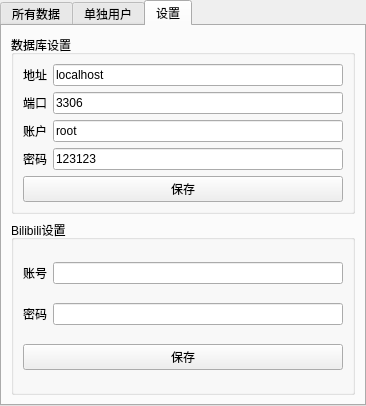
<?xml version="1.0" encoding="UTF-8"?>
<ui version="4.0">
 <class>MainWindow</class>
 <widget class="QMainWindow" name="MainWindow">
  <property name="enabled">
   <bool>true</bool>
  </property>
  <property name="geometry">
   <rect>
    <x>0</x>
    <y>0</y>
    <width>366</width>
    <height>406</height>
   </rect>
  </property>
  <property name="windowTitle">
   <string>Bili数据可视化UI</string>
  </property>
  <widget class="QWidget" name="centralwidget">
   <layout class="QHBoxLayout" name="horizontalLayout">
    <property name="spacing">
     <number>7</number>
    </property>
    <property name="sizeConstraint">
     <enum>QLayout::SetDefaultConstraint</enum>
    </property>
    <property name="leftMargin">
     <number>0</number>
    </property>
    <property name="topMargin">
     <number>0</number>
    </property>
    <property name="rightMargin">
     <number>0</number>
    </property>
    <property name="bottomMargin">
     <number>0</number>
    </property>
    <item>
     <widget class="QTabWidget" name="tabWidget">
      <property name="currentIndex">
       <number>2</number>
      </property>
      <widget class="QWidget" name="tab">
       <attribute name="title">
        <string>所有数据</string>
       </attribute>
       <layout class="QVBoxLayout" name="verticalLayout">
        <item>
         <widget class="QPushButton" name="pushButton_5">
          <property name="text">
           <string>可视化分析</string>
          </property>
         </widget>
        </item>
        <item>
         <widget class="QPushButton" name="pushButton_4">
          <property name="text">
           <string>导出CSV文件</string>
          </property>
         </widget>
        </item>
       </layout>
      </widget>
      <widget class="QWidget" name="tab_2">
       <attribute name="title">
        <string>单独用户</string>
       </attribute>
       <layout class="QVBoxLayout" name="verticalLayout_5" stretch="0,0,0,0">
        <item>
         <layout class="QHBoxLayout" name="horizontalLayout_2">
          <item>
           <widget class="QLabel" name="label_8">
            <property name="text">
             <string>B站UID</string>
            </property>
           </widget>
          </item>
          <item>
           <widget class="QLineEdit" name="lineEdit_7">
            <property name="sizePolicy">
             <sizepolicy hsizetype="Expanding" vsizetype="Fixed">
              <horstretch>0</horstretch>
              <verstretch>0</verstretch>
             </sizepolicy>
            </property>
            <property name="autoFillBackground">
             <bool>false</bool>
            </property>
           </widget>
          </item>
         </layout>
        </item>
        <item>
         <widget class="QPushButton" name="pushButton">
          <property name="text">
           <string>获取信息录入数据库</string>
          </property>
         </widget>
        </item>
        <item>
         <widget class="QPushButton" name="pushButton_6">
          <property name="text">
           <string>获取动态信息</string>
          </property>
         </widget>
        </item>
        <item>
         <widget class="QPushButton" name="pushButton_7">
          <property name="text">
           <string>可视化分析</string>
          </property>
         </widget>
        </item>
       </layout>
      </widget>
      <widget class="QWidget" name="tab_3">
       <attribute name="title">
        <string>设置</string>
       </attribute>
       <layout class="QVBoxLayout" name="verticalLayout_3">
        <item>
         <widget class="QGroupBox" name="dbconfig">
          <property name="title">
           <string>数据库设置</string>
          </property>
          <layout class="QVBoxLayout" name="verticalLayout_2">
           <item>
            <layout class="QHBoxLayout" name="host">
             <item>
              <widget class="QLabel" name="label_2">
               <property name="text">
                <string>地址</string>
               </property>
              </widget>
             </item>
             <item>
              <widget class="QLineEdit" name="lineEdit">
               <property name="text">
                <string>localhost</string>
               </property>
              </widget>
             </item>
            </layout>
           </item>
           <item>
            <layout class="QHBoxLayout" name="port">
             <item>
              <widget class="QLabel" name="label_3">
               <property name="text">
                <string>端口</string>
               </property>
              </widget>
             </item>
             <item>
              <widget class="QLineEdit" name="lineEdit_2">
               <property name="tabletTracking">
                <bool>false</bool>
               </property>
               <property name="autoFillBackground">
                <bool>false</bool>
               </property>
               <property name="text">
                <string>3306</string>
               </property>
               <property name="frame">
                <bool>true</bool>
               </property>
               <property name="dragEnabled">
                <bool>false</bool>
               </property>
               <property name="readOnly">
                <bool>false</bool>
               </property>
              </widget>
             </item>
            </layout>
           </item>
           <item>
            <layout class="QHBoxLayout" name="horizontalLayout_5">
             <item>
              <widget class="QLabel" name="label_4">
               <property name="text">
                <string>账户</string>
               </property>
              </widget>
             </item>
             <item>
              <widget class="QLineEdit" name="lineEdit_3">
               <property name="text">
                <string>root</string>
               </property>
              </widget>
             </item>
            </layout>
           </item>
           <item>
            <layout class="QHBoxLayout" name="horizontalLayout_6">
             <item>
              <widget class="QLabel" name="label_5">
               <property name="text">
                <string>密码</string>
               </property>
              </widget>
             </item>
             <item>
              <widget class="QLineEdit" name="lineEdit_4">
               <property name="text">
                <string>123123</string>
               </property>
              </widget>
             </item>
            </layout>
           </item>
           <item>
            <widget class="QPushButton" name="pushButton_2">
             <property name="text">
              <string>保存</string>
             </property>
            </widget>
           </item>
          </layout>
         </widget>
        </item>
        <item>
         <widget class="QGroupBox" name="biliconfig">
          <property name="title">
           <string>Bilibili设置</string>
          </property>
          <layout class="QVBoxLayout" name="verticalLayout_4">
           <item>
            <layout class="QHBoxLayout" name="horizontalLayout_7">
             <item>
              <widget class="QLabel" name="label_6">
               <property name="text">
                <string>账号</string>
               </property>
              </widget>
             </item>
             <item>
              <widget class="QLineEdit" name="lineEdit_5">
               <property name="text">
                <string/>
               </property>
              </widget>
             </item>
            </layout>
           </item>
           <item>
            <layout class="QHBoxLayout" name="horizontalLayout_8">
             <item>
              <widget class="QLabel" name="label_7">
               <property name="text">
                <string>密码</string>
               </property>
              </widget>
             </item>
             <item>
              <widget class="QLineEdit" name="lineEdit_6"/>
             </item>
            </layout>
           </item>
           <item>
            <widget class="QPushButton" name="pushButton_3">
             <property name="text">
              <string>保存</string>
             </property>
            </widget>
           </item>
          </layout>
         </widget>
        </item>
       </layout>
      </widget>
     </widget>
    </item>
   </layout>
  </widget>
 </widget>
 <tabstops>
  <tabstop>tabWidget</tabstop>
  <tabstop>lineEdit</tabstop>
  <tabstop>lineEdit_2</tabstop>
  <tabstop>lineEdit_3</tabstop>
  <tabstop>lineEdit_4</tabstop>
  <tabstop>lineEdit_5</tabstop>
  <tabstop>lineEdit_6</tabstop>
  <tabstop>pushButton_2</tabstop>
  <tabstop>pushButton_3</tabstop>
  <tabstop>pushButton_5</tabstop>
  <tabstop>pushButton_4</tabstop>
  <tabstop>lineEdit_7</tabstop>
  <tabstop>pushButton</tabstop>
  <tabstop>pushButton_6</tabstop>
  <tabstop>pushButton_7</tabstop>
 </tabstops>
 <resources/>
 <connections/>
</ui>
